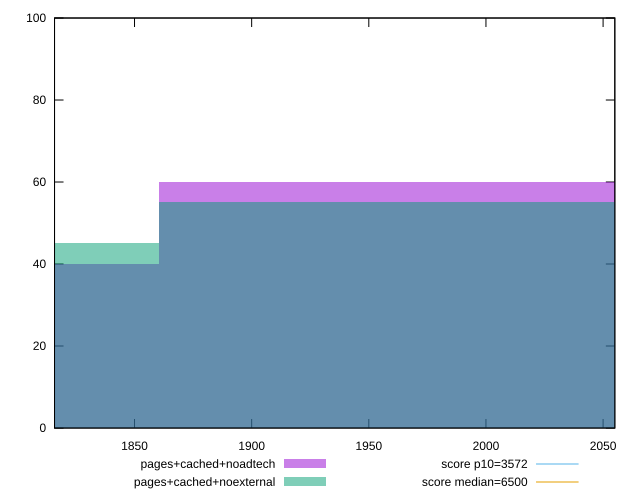

This chart was generated by the following gnuplot code:
reset

$pagesCachedNoadtech <<EOF
1984.2891363915637 60
1736.2529943426182 40
EOF

$pagesCachedNoexternal <<EOF
1736.2529943426182 45
1984.2891363915637 55
EOF

set key outside below
set boxwidth 248.03614204894546
set xrange [1815.857:2055.00835]
set yrange [0:100]
set trange [0:100]
set style fill transparent solid 0.5 noborder

set parametric
set terminal svg size 640, 500 enhanced background rgb 'white'
set output "report_00008_2021-01-22T20:58:29.167/first-cpu-idle/comparison/histogram/4_vs_5.svg"

plot $pagesCachedNoadtech title "pages+cached+noadtech" with boxes, \
     $pagesCachedNoexternal title "pages+cached+noexternal" with boxes, \
     3572,t title "score p10=3572", \
     6500,t title "score median=6500"

reset
